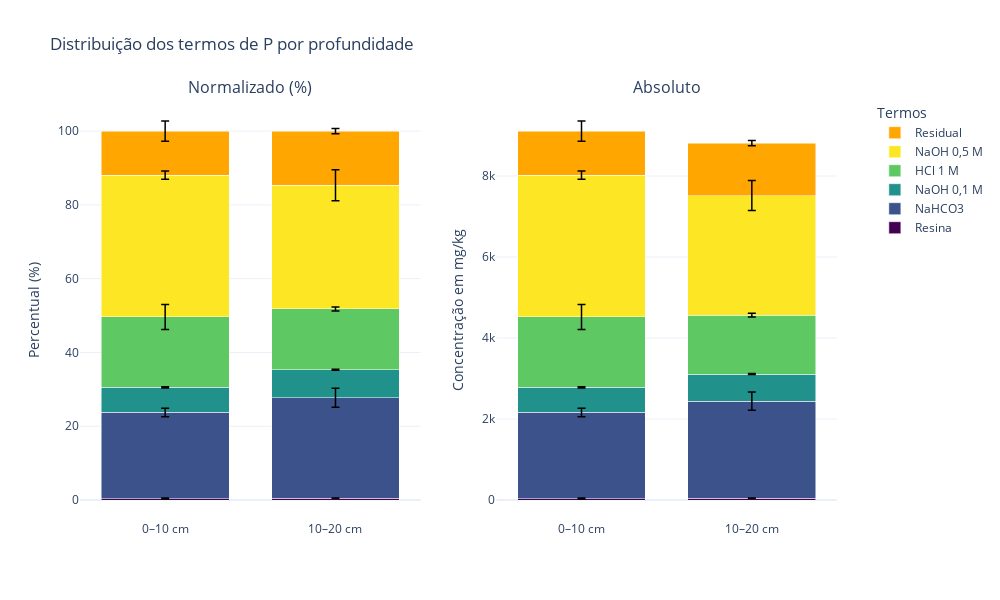

This figure's notebook cell:
### Code cell
def normalizar(media, std):

    total = np.sum(media)
    media_norm = media / total * 100
    std_norm = std / total * 100

    return media_norm, std_norm

media_0_10_norm, std_0_10_norm = normalizar(media_0_10, std_0_10)
media_10_20_norm, std_10_20_norm = normalizar(media_10_20, std_10_20)

# --- Nomes e cores ---
nomes_termos = ["Resina", "NaHCO3", "NaOH 0,1 M", "HCl 1 M", "NaOH 0,5 M", "Residual"]
cores = ['#440154', '#3b528b', '#21918c', '#5ec962', '#fde725', '#ffa600']

# --- Subplots ---
fig = make_subplots(rows=1, cols=2,
                    subplot_titles=("Normalizado (%)", "Absoluto"),
                    shared_yaxes=False)

# ==========================
# FUNÇÃO AUXILIAR
# ==========================
def add_stacked_bars_with_errors(fig, profundidades, medias, stds, col, cores, nomes):
    """
    profundidades: lista de labels, ex. ["0–10 cm", "10–20 cm"]
    medias/stds: listas de arrays (um para cada profundidade)
    """
    for j, label in enumerate(profundidades):
        bases = np.cumsum(np.insert(medias[j], 0, 0))[:-1]
        for i in range(len(medias[j])):
            # Barra empilhada
            fig.add_trace(go.Bar(
                x=[label],
                y=[medias[j][i]],
                base=[bases[i]],
                name=nomes[i],
                marker_color=cores[i],
                offsetgroup=str(j),
                showlegend=(col == 1 and j == 0),
            ), row=1, col=col)

            # Linha + barra de erro
            fig.add_trace(go.Scatter(
                x=[label],
                y=[bases[i] + medias[j][i]],
                mode='lines',
                line=dict(color='black', width=1.5),
                error_y=dict(
                    type='data',
                    array=[stds[j][i]],
                    visible=True,
                    thickness=1.5,
                    width=4,
                    color='black'
                ),
                showlegend=False,
                hoverinfo='skip'
            ), row=1, col=col)

# --- Adiciona as barras ---
add_stacked_bars_with_errors(
    fig,
    ["0–10 cm", "10–20 cm"],
    [media_0_10_norm, media_10_20_norm],
    [std_0_10_norm, std_10_20_norm],
    col=1,
    cores=cores,
    nomes=nomes_termos
)

add_stacked_bars_with_errors(
    fig,
    ["0–10 cm", "10–20 cm"],
    [media_0_10, media_10_20],
    [std_0_10, std_10_20],
    col=2,
    cores=cores,
    nomes=nomes_termos
)

fig.update_layout(
    barmode='stack',
    title_text="Distribuição dos termos de P por profundidade",
    yaxis_title="Percentual (%)",
    yaxis2_title="Concentração em mg/kg",
    legend_title="Termos",
    legend=dict(x=1.05, y=1),
    bargap=0.25,
    width=1000,
    height=600,
    template="plotly_white"
)

fig.show()

### Figure 1 — Plotly figure (JSON) as saved in the notebook; plotly's stock layout.template omitted (floating-point values rounded to 4 significant figures)
{"data": [{"base": [0], "marker": {"color": "#440154"}, "name": "Resina", "offsetgroup": "0", "showlegend": true, "type": "bar", "x": ["0–10 cm"], "xaxis": "x", "y": [0.4021], "yaxis": "y"}, {"error_y": {"array": [0.1261], "color": "black", "thickness": 1.5, "type": "data", "visible": true, "width": 4}, "hoverinfo": "skip", "line": {"color": "black", "width": 1.5}, "mode": "lines", "showlegend": false, "type": "scatter", "x": ["0–10 cm"], "xaxis": "x", "y": [0.4021], "yaxis": "y"}, {"base": [0.4021], "marker": {"color": "#3b528b"}, "name": "NaHCO3", "offsetgroup": "0", "showlegend": true, "type": "bar", "x": ["0–10 cm"], "xaxis": "x", "y": [23.33], "yaxis": "y"}, {"error_y": {"array": [1.147], "color": "black", "thickness": 1.5, "type": "data", "visible": true, "width": 4}, "hoverinfo": "skip", "line": {"color": "black", "width": 1.5}, "mode": "lines", "showlegend": false, "type": "scatter", "x": ["0–10 cm"], "xaxis": "x", "y": [23.73], "yaxis": "y"}, {"base": [23.73], "marker": {"color": "#21918c"}, "name": "NaOH 0,1 M", "offsetgroup": "0", "showlegend": true, "type": "bar", "x": ["0–10 cm"], "xaxis": "x", "y": [6.787], "yaxis": "y"}, {"error_y": {"array": [0.1583], "color": "black", "thickness": 1.5, "type": "data", "visible": true, "width": 4}, "hoverinfo": "skip", "line": {"color": "black", "width": 1.5}, "mode": "lines", "showlegend": false, "type": "scatter", "x": ["0–10 cm"], "xaxis": "x", "y": [30.51], "yaxis": "y"}, {"base": [30.51], "marker": {"color": "#5ec962"}, "name": "HCl 1 M", "offsetgroup": "0", "showlegend": true, "type": "bar", "x": ["0–10 cm"], "xaxis": "x", "y": [19.11], "yaxis": "y"}, {"error_y": {"array": [3.386], "color": "black", "thickness": 1.5, "type": "data", "visible": true, "width": 4}, "hoverinfo": "skip", "line": {"color": "black", "width": 1.5}, "mode": "lines", "showlegend": false, "type": "scatter", "x": ["0–10 cm"], "xaxis": "x", "y": [49.62], "yaxis": "y"}, {"base": [49.62], "marker": {"color": "#fde725"}, "name": "NaOH 0,5 M", "offsetgroup": "0", "showlegend": true, "type": "bar", "x": ["0–10 cm"], "xaxis": "x", "y": [38.43], "yaxis": "y"}, {"error_y": {"array": [1.13], "color": "black", "thickness": 1.5, "type": "data", "visible": true, "width": 4}, "hoverinfo": "skip", "line": {"color": "black", "width": 1.5}, "mode": "lines", "showlegend": false, "type": "scatter", "x": ["0–10 cm"], "xaxis": "x", "y": [88.06], "yaxis": "y"}, {"base": [88.06], "marker": {"color": "#ffa600"}, "name": "Residual", "offsetgroup": "0", "showlegend": true, "type": "bar", "x": ["0–10 cm"], "xaxis": "x", "y": [11.94], "yaxis": "y"}, {"error_y": {"array": [2.742], "color": "black", "thickness": 1.5, "type": "data", "visible": true, "width": 4}, "hoverinfo": "skip", "line": {"color": "black", "width": 1.5}, "mode": "lines", "showlegend": false, "type": "scatter", "x": ["0–10 cm"], "xaxis": "x", "y": [100.0], "yaxis": "y"}, {"base": [0], "marker": {"color": "#440154"}, "name": "Resina", "offsetgroup": "1", "showlegend": false, "type": "bar", "x": ["10–20 cm"], "xaxis": "x", "y": [0.5412], "yaxis": "y"}, {"error_y": {"array": [0.02993], "color": "black", "thickness": 1.5, "type": "data", "visible": true, "width": 4}, "hoverinfo": "skip", "line": {"color": "black", "width": 1.5}, "mode": "lines", "showlegend": false, "type": "scatter", "x": ["10–20 cm"], "xaxis": "x", "y": [0.5412], "yaxis": "y"}, {"base": [0.5412], "marker": {"color": "#3b528b"}, "name": "NaHCO3", "offsetgroup": "1", "showlegend": false, "type": "bar", "x": ["10–20 cm"], "xaxis": "x", "y": [27.17], "yaxis": "y"}, {"error_y": {"array": [2.559], "color": "black", "thickness": 1.5, "type": "data", "visible": true, "width": 4}, "hoverinfo": "skip", "line": {"color": "black", "width": 1.5}, "mode": "lines", "showlegend": false, "type": "scatter", "x": ["10–20 cm"], "xaxis": "x", "y": [27.71], "yaxis": "y"}, {"base": [27.71], "marker": {"color": "#21918c"}, "name": "NaOH 0,1 M", "offsetgroup": "1", "showlegend": false, "type": "bar", "x": ["10–20 cm"], "xaxis": "x", "y": [7.589], "yaxis": "y"}, {"error_y": {"array": [0.1227], "color": "black", "thickness": 1.5, "type": "data", "visible": true, "width": 4}, "hoverinfo": "skip", "line": {"color": "black", "width": 1.5}, "mode": "lines", "showlegend": false, "type": "scatter", "x": ["10–20 cm"], "xaxis": "x", "y": [35.3], "yaxis": "y"}, {"base": [35.3], "marker": {"color": "#5ec962"}, "name": "HCl 1 M", "offsetgroup": "1", "showlegend": false, "type": "bar", "x": ["10–20 cm"], "xaxis": "x", "y": [16.49], "yaxis": "y"}, {"error_y": {"array": [0.5277], "color": "black", "thickness": 1.5, "type": "data", "visible": true, "width": 4}, "hoverinfo": "skip", "line": {"color": "black", "width": 1.5}, "mode": "lines", "showlegend": false, "type": "scatter", "x": ["10–20 cm"], "xaxis": "x", "y": [51.79], "yaxis": "y"}, {"base": [51.79], "marker": {"color": "#fde725"}, "name": "NaOH 0,5 M", "offsetgroup": "1", "showlegend": false, "type": "bar", "x": ["10–20 cm"], "xaxis": "x", "y": [33.53], "yaxis": "y"}, {"error_y": {"array": [4.195], "color": "black", "thickness": 1.5, "type": "data", "visible": true, "width": 4}, "hoverinfo": "skip", "line": {"color": "black", "width": 1.5}, "mode": "lines", "showlegend": false, "type": "scatter", "x": ["10–20 cm"], "xaxis": "x", "y": [85.32], "yaxis": "y"}, {"base": [85.32], "marker": {"color": "#ffa600"}, "name": "Residual", "offsetgroup": "1", "showlegend": false, "type": "bar", "x": ["10–20 cm"], "xaxis": "x", "y": [14.68], "yaxis": "y"}, {"error_y": {"array": [0.7394], "color": "black", "thickness": 1.5, "type": "data", "visible": true, "width": 4}, "hoverinfo": "skip", "line": {"color": "black", "width": 1.5}, "mode": "lines", "showlegend": false, "type": "scatter", "x": ["10–20 cm"], "xaxis": "x", "y": [100], "yaxis": "y"}, {"base": [0], "marker": {"color": "#440154"}, "name": "Resina", "offsetgroup": "0", "showlegend": false, "type": "bar", "x": ["0–10 cm"], "xaxis": "x2", "y": [36.63], "yaxis": "y2"}, {"error_y": {"array": [11.48], "color": "black", "thickness": 1.5, "type": "data", "visible": true, "width": 4}, "hoverinfo": "skip", "line": {"color": "black", "width": 1.5}, "mode": "lines", "showlegend": false, "type": "scatter", "x": ["0–10 cm"], "xaxis": "x2", "y": [36.63], "yaxis": "y2"}, {"base": [36.63], "marker": {"color": "#3b528b"}, "name": "NaHCO3", "offsetgroup": "0", "showlegend": false, "type": "bar", "x": ["0–10 cm"], "xaxis": "x2", "y": [2125.0], "yaxis": "y2"}, {"error_y": {"array": [104.5], "color": "black", "thickness": 1.5, "type": "data", "visible": true, "width": 4}, "hoverinfo": "skip", "line": {"color": "black", "width": 1.5}, "mode": "lines", "showlegend": false, "type": "scatter", "x": ["0–10 cm"], "xaxis": "x2", "y": [2161.0], "yaxis": "y2"}, {"base": [2161.0], "marker": {"color": "#21918c"}, "name": "NaOH 0,1 M", "offsetgroup": "0", "showlegend": false, "type": "bar", "x": ["0–10 cm"], "xaxis": "x2", "y": [618.2], "yaxis": "y2"}, {"error_y": {"array": [14.42], "color": "black", "thickness": 1.5, "type": "data", "visible": true, "width": 4}, "hoverinfo": "skip", "line": {"color": "black", "width": 1.5}, "mode": "lines", "showlegend": false, "type": "scatter", "x": ["0–10 cm"], "xaxis": "x2", "y": [2780.0], "yaxis": "y2"}, {"base": [2780.0], "marker": {"color": "#5ec962"}, "name": "HCl 1 M", "offsetgroup": "0", "showlegend": false, "type": "bar", "x": ["0–10 cm"], "xaxis": "x2", "y": [1741.0], "yaxis": "y2"}, {"error_y": {"array": [308.4], "color": "black", "thickness": 1.5, "type": "data", "visible": true, "width": 4}, "hoverinfo": "skip", "line": {"color": "black", "width": 1.5}, "mode": "lines", "showlegend": false, "type": "scatter", "x": ["0–10 cm"], "xaxis": "x2", "y": [4520.0], "yaxis": "y2"}, {"base": [4520.0], "marker": {"color": "#fde725"}, "name": "NaOH 0,5 M", "offsetgroup": "0", "showlegend": false, "type": "bar", "x": ["0–10 cm"], "xaxis": "x2", "y": [3501.0], "yaxis": "y2"}, {"error_y": {"array": [102.9], "color": "black", "thickness": 1.5, "type": "data", "visible": true, "width": 4}, "hoverinfo": "skip", "line": {"color": "black", "width": 1.5}, "mode": "lines", "showlegend": false, "type": "scatter", "x": ["0–10 cm"], "xaxis": "x2", "y": [8021.0], "yaxis": "y2"}, {"base": [8021.0], "marker": {"color": "#ffa600"}, "name": "Residual", "offsetgroup": "0", "showlegend": false, "type": "bar", "x": ["0–10 cm"], "xaxis": "x2", "y": [1088.0], "yaxis": "y2"}, {"error_y": {"array": [249.8], "color": "black", "thickness": 1.5, "type": "data", "visible": true, "width": 4}, "hoverinfo": "skip", "line": {"color": "black", "width": 1.5}, "mode": "lines", "showlegend": false, "type": "scatter", "x": ["0–10 cm"], "xaxis": "x2", "y": [9109.0], "yaxis": "y2"}, {"base": [0], "marker": {"color": "#440154"}, "name": "Resina", "offsetgroup": "1", "showlegend": false, "type": "bar", "x": ["10–20 cm"], "xaxis": "x2", "y": [47.7], "yaxis": "y2"}, {"error_y": {"array": [2.638], "color": "black", "thickness": 1.5, "type": "data", "visible": true, "width": 4}, "hoverinfo": "skip", "line": {"color": "black", "width": 1.5}, "mode": "lines", "showlegend": false, "type": "scatter", "x": ["10–20 cm"], "xaxis": "x2", "y": [47.7], "yaxis": "y2"}, {"base": [47.7], "marker": {"color": "#3b528b"}, "name": "NaHCO3", "offsetgroup": "1", "showlegend": false, "type": "bar", "x": ["10–20 cm"], "xaxis": "x2", "y": [2395.0], "yaxis": "y2"}, {"error_y": {"array": [225.6], "color": "black", "thickness": 1.5, "type": "data", "visible": true, "width": 4}, "hoverinfo": "skip", "line": {"color": "black", "width": 1.5}, "mode": "lines", "showlegend": false, "type": "scatter", "x": ["10–20 cm"], "xaxis": "x2", "y": [2442.0], "yaxis": "y2"}, {"base": [2442.0], "marker": {"color": "#21918c"}, "name": "NaOH 0,1 M", "offsetgroup": "1", "showlegend": false, "type": "bar", "x": ["10–20 cm"], "xaxis": "x2", "y": [668.8], "yaxis": "y2"}, {"error_y": {"array": [10.81], "color": "black", "thickness": 1.5, "type": "data", "visible": true, "width": 4}, "hoverinfo": "skip", "line": {"color": "black", "width": 1.5}, "mode": "lines", "showlegend": false, "type": "scatter", "x": ["10–20 cm"], "xaxis": "x2", "y": [3111.0], "yaxis": "y2"}, {"base": [3111.0], "marker": {"color": "#5ec962"}, "name": "HCl 1 M", "offsetgroup": "1", "showlegend": false, "type": "bar", "x": ["10–20 cm"], "xaxis": "x2", "y": [1454.0], "yaxis": "y2"}, {"error_y": {"array": [46.51], "color": "black", "thickness": 1.5, "type": "data", "visible": true, "width": 4}, "hoverinfo": "skip", "line": {"color": "black", "width": 1.5}, "mode": "lines", "showlegend": false, "type": "scatter", "x": ["10–20 cm"], "xaxis": "x2", "y": [4565.0], "yaxis": "y2"}, {"base": [4565.0], "marker": {"color": "#fde725"}, "name": "NaOH 0,5 M", "offsetgroup": "1", "showlegend": false, "type": "bar", "x": ["10–20 cm"], "xaxis": "x2", "y": [2955.0], "yaxis": "y2"}, {"error_y": {"array": [369.7], "color": "black", "thickness": 1.5, "type": "data", "visible": true, "width": 4}, "hoverinfo": "skip", "line": {"color": "black", "width": 1.5}, "mode": "lines", "showlegend": false, "type": "scatter", "x": ["10–20 cm"], "xaxis": "x2", "y": [7519.0], "yaxis": "y2"}, {"base": [7519.0], "marker": {"color": "#ffa600"}, "name": "Residual", "offsetgroup": "1", "showlegend": false, "type": "bar", "x": ["10–20 cm"], "xaxis": "x2", "y": [1294.0], "yaxis": "y2"}, {"error_y": {"array": [65.16], "color": "black", "thickness": 1.5, "type": "data", "visible": true, "width": 4}, "hoverinfo": "skip", "line": {"color": "black", "width": 1.5}, "mode": "lines", "showlegend": false, "type": "scatter", "x": ["10–20 cm"], "xaxis": "x2", "y": [8813.0], "yaxis": "y2"}], "layout": {"annotations": [{"font": {"size": 16}, "showarrow": false, "text": "Normalizado (%)", "x": 0.225, "xanchor": "center", "xref": "paper", "y": 1, "yanchor": "bottom", "yref": "paper"}, {"font": {"size": 16}, "showarrow": false, "text": "Absoluto", "x": 0.775, "xanchor": "center", "xref": "paper", "y": 1, "yanchor": "bottom", "yref": "paper"}], "bargap": 0.25, "barmode": "stack", "height": 600, "legend": {"title": {"text": "Termos"}, "x": 1.05, "y": 1}, "title": {"text": "Distribuição dos termos de P por profundidade"}, "width": 1000, "xaxis": {"anchor": "y", "domain": [0, 0.45]}, "xaxis2": {"anchor": "y2", "domain": [0.55, 1]}, "yaxis": {"anchor": "x", "domain": [0, 1], "title": {"text": "Percentual (%)"}}, "yaxis2": {"anchor": "x2", "domain": [0, 1], "title": {"text": "Concentração em mg/kg"}}}}
